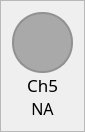
                     <widget class="QFrame" name="frame_ch5">
                      <property name="maximumSize">
                       <size>
                        <width>80</width>
                        <height>150</height>
                       </size>
                      </property>
                      <property name="styleSheet">
                       <string notr="true"/>
                      </property>
                      <property name="frameShape">
                       <enum>QFrame::StyledPanel</enum>
                      </property>
                      <property name="frameShadow">
                       <enum>QFrame::Raised</enum>
                      </property>
                      <layout class="QVBoxLayout" name="verticalLayout_11">
                       <property name="spacing">
                        <number>0</number>
                       </property>
                       <item>
                        <widget class="QFrame" name="frame_ch5_color">
                         <property name="sizePolicy">
                          <sizepolicy hsizetype="Fixed" vsizetype="Fixed">
                           <horstretch>0</horstretch>
                           <verstretch>0</verstretch>
                          </sizepolicy>
                         </property>
                         <property name="minimumSize">
                          <size>
                           <width>61</width>
                           <height>61</height>
                          </size>
                         </property>
                         <property name="maximumSize">
                          <size>
                           <width>1000</width>
                           <height>61</height>
                          </size>
                         </property>
                         <property name="sizeIncrement">
                          <size>
                           <width>1</width>
                           <height>1</height>
                          </size>
                         </property>
                         <property name="styleSheet">
                          <string notr="true">border: 2px solid rgb(145, 145, 145);
border-radius: 30px;
background-color: rgb(169, 169, 169)</string>
                         </property>
                         <property name="frameShape">
                          <enum>QFrame::StyledPanel</enum>
                         </property>
                         <property name="frameShadow">
                          <enum>QFrame::Raised</enum>
                         </property>
                        </widget>
                       </item>
                       <item>
                        <widget class="QLabel" name="label_ch5">
                         <property name="minimumSize">
                          <size>
                           <width>61</width>
                           <height>0</height>
                          </size>
                         </property>
                         <property name="maximumSize">
                          <size>
                           <width>16777215</width>
                           <height>30</height>
                          </size>
                         </property>
                         <property name="font">
                          <font>
                           <family>DM Sans</family>
                           <pointsize>13</pointsize>
                           <weight>50</weight>
                           <italic>false</italic>
                           <bold>false</bold>
                          </font>
                         </property>
                         <property name="text">
                          <string>Ch5</string>
                         </property>
                         <property name="alignment">
                          <set>Qt::AlignCenter</set>
                         </property>
                        </widget>
                       </item>
                       <item>
                        <widget class="QLabel" name="label_ch5_value">
                         <property name="minimumSize">
                          <size>
                           <width>61</width>
                           <height>0</height>
                          </size>
                         </property>
                         <property name="maximumSize">
                          <size>
                           <width>16777215</width>
                           <height>30</height>
                          </size>
                         </property>
                         <property name="font">
                          <font>
                           <family>DM Sans</family>
                           <pointsize>12</pointsize>
                           <weight>50</weight>
                           <italic>false</italic>
                           <bold>false</bold>
                          </font>
                         </property>
                         <property name="styleSheet">
                          <string notr="true">font:12pt</string>
                         </property>
                         <property name="text">
                          <string>NA</string>
                         </property>
                         <property name="alignment">
                          <set>Qt::AlignCenter</set>
                         </property>
                        </widget>
                       </item>
                      </layout>
                     </widget>
